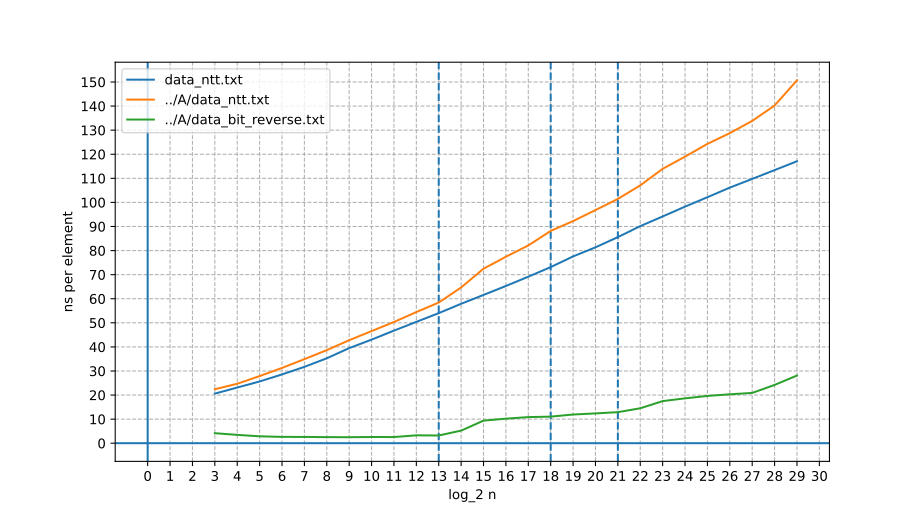

Write Python code to recreate this figure.
import numpy as np
from matplotlib import pyplot as plt


def get_data(file, scale=1.0):
    raw = open(file, 'r').readlines()
    data = list(map(lambda x: list(map(float, x.split())), raw))
    x, y = zip(*data)
    x = np.array(x)
    y = np.array(y)
    y /= 2**x
    y *= scale
    return x, y * 1e9


def plot(file, scale=1.0):
    x, y = get_data(file, scale)
    plt.plot(x, y, label=file)
    # if file == "data_ntt.txt":
    #     plt.axline((x[9], y[9]), (x[15], y[15]), color="red")
    # plt.axline((x[9+1], y[9+1]), (x[15+1], y[15+1]), color="red")


def make_plot(files, out_file, show=False, large_y_ticks=False):
    my_dpi = 200
    plt.figure(figsize=(1920 / my_dpi, 1080 / my_dpi), dpi=my_dpi)
    if large_y_ticks:
        plt.yticks(np.arange(0, 201, 10))
    else:
        plt.yticks(np.arange(0, 21, 1))

    plt.xticks(np.arange(0, 31, 1))
    plt.grid(linestyle="--")
    plt.axvline(x=13, linestyle="--")
    plt.axvline(x=18, linestyle="--")
    plt.axvline(x=21, linestyle="--")
    plt.axvline(x=0)
    plt.axhline(y=0)

    for fl in files:
        plot(fl)
    plt.legend()
    if show:
        plt.show()

    plt.ylabel("ns per element")
    plt.xlabel("log_2 n")

    plt.savefig(f"{out_file}.svg")


# if 1:
#     x1, y1 = get_data("data_ntt.txt")
#     x2, y2 = get_data("../A/data_ntt.txt")
#     plt.plot(x1, y2 / y1)
#     plt.show()

make_plot(["data_ntt.txt", "../A/data_ntt.txt", "../A/data_bit_reverse.txt"], "plot", large_y_ticks=True)
